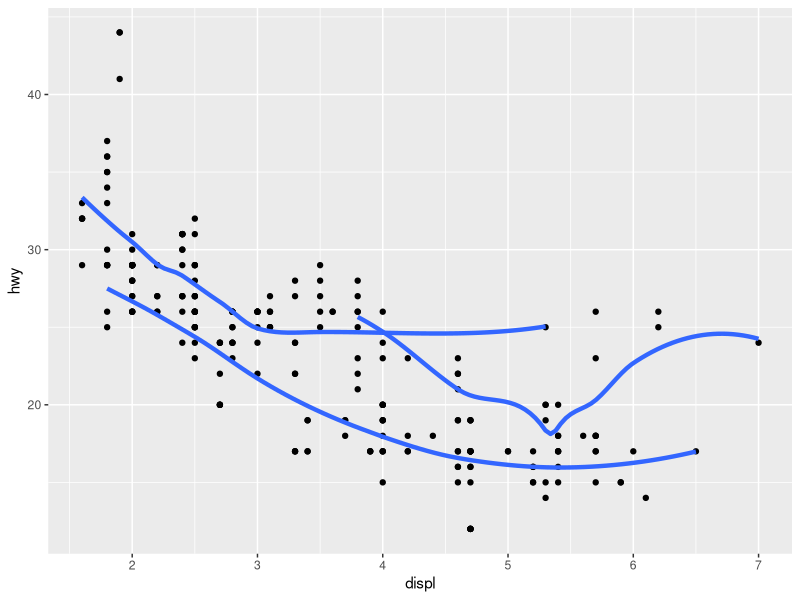

Write the R code that produced this figure.
library(ggplot2)

#2nd
ggplot(data = mpg, mapping = aes(x = displ, y = hwy)) + 
  geom_point() + 
  geom_smooth(mapping = aes(group = drv), size = 1.5 ,se = F)